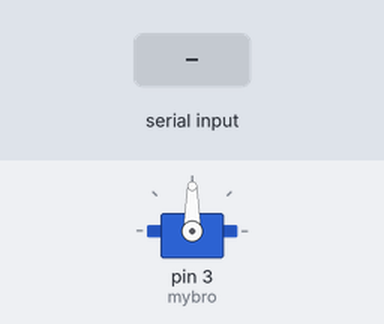
Bench run of a sketch on a simulated Arduino Uno, built with avr-gcc and run on an emulated ATmega328P. On the bench: servo. Inputs (shaded band) come from the test bench.

Above: at 1.2 s.
1.3 s: "1" received over Serial
At 3.4 s:
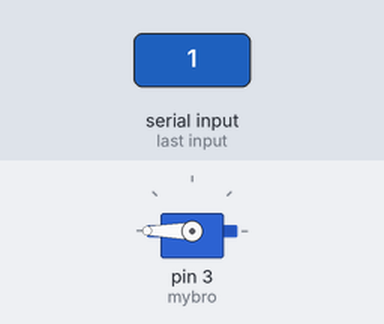
Timing chart, 0 to 4.9 s (numbered marks = the images above; inputs shaded):
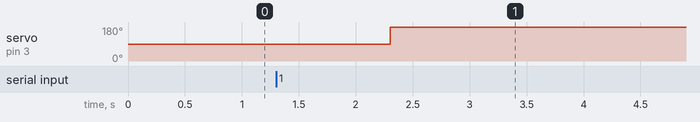

The sketch:

led_scroll.ino
```cpp
#include <LiquidCrystal.h>
LiquidCrystal  lcd(8, 9, 10, 11, 12, 13);
#include <Servo.h>
Servo mybro;
String c;
void setup() {
  mybro.attach(3);
  Serial.begin(9600);

}

 void loop() {
  if (Serial.available())
  {c = Serial.readString ();
      if (c ="password")
      {mybro.write(180);}
  }


}
```

Measured:
- after the input at 1.3 s, servo on pin 3 (mybro): 90° → 180° after 1.0 s
